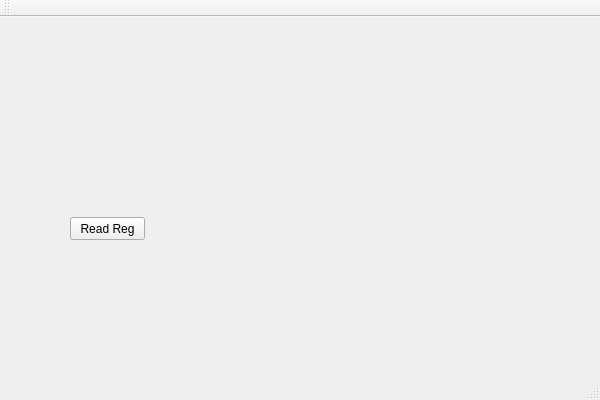
<?xml version="1.0" encoding="utf-8"?>
<ui version="4.0">
 <class>appClass</class>
 <widget class="QMainWindow" name="appClass">
  <property name="geometry">
   <rect>
    <x>0</x>
    <y>0</y>
    <width>600</width>
    <height>400</height>
   </rect>
  </property>
  <property name="windowTitle">
   <string>app</string>
  </property>
  <widget class="QWidget" name="centralWidget">
   <widget class="QPushButton" name="pb_ReadReg">
    <property name="geometry">
     <rect>
      <x>70</x>
      <y>200</y>
      <width>75</width>
      <height>23</height>
     </rect>
    </property>
    <property name="text">
     <string>Read Reg</string>
    </property>
   </widget>
  </widget>
  <widget class="QMenuBar" name="menuBar">
   <property name="geometry">
    <rect>
     <x>0</x>
     <y>0</y>
     <width>600</width>
     <height>20</height>
    </rect>
   </property>
  </widget>
  <widget class="QToolBar" name="mainToolBar">
   <attribute name="toolBarArea">
    <enum>TopToolBarArea</enum>
   </attribute>
   <attribute name="toolBarBreak">
    <bool>false</bool>
   </attribute>
  </widget>
  <widget class="QStatusBar" name="statusBar"/>
 </widget>
 <layoutdefault spacing="6" margin="11"/>
 <resources>
  <include location="app.qrc"/>
 </resources>
 <connections/>
</ui>
